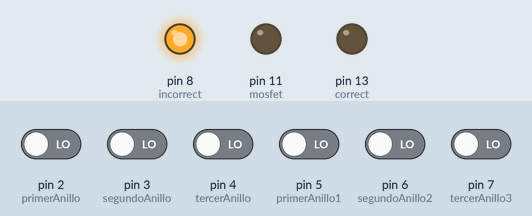
A sketch run on a simulated Arduino Uno, built with avr-gcc and run on an emulated ATmega328P. On the bench: output pins drawn as LEDs (lit = HIGH). Inputs (shaded band) come from the test bench; at power-on: pin 2 (primerAnillo), pin 3 (segundoAnillo), pin 4 (tercerAnillo), pin 5 (primerAnillo1), pin 6 (segundoAnillo2), pin 7 (tercerAnillo3) LOW.

Above: at 1.2 s.
1.3 s: pin 2 (primerAnillo) driven HIGH and pin 3 (segundoAnillo) driven HIGH and pin 4 (tercerAnillo) driven HIGH and pin 5 (primerAnillo1) driven HIGH and pin 6 (segundoAnillo2) driven HIGH
At 2.5 s:
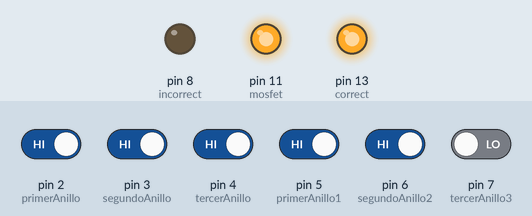
2.8 s: pin 4 (tercerAnillo) driven LOW
At 3.7 s:
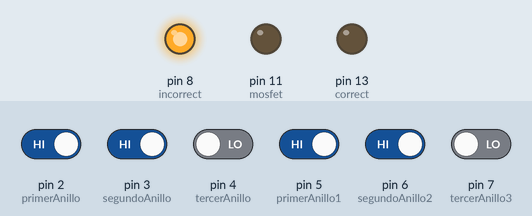
4.3 s: pin 4 (tercerAnillo) driven HIGH
At 4.8 s:
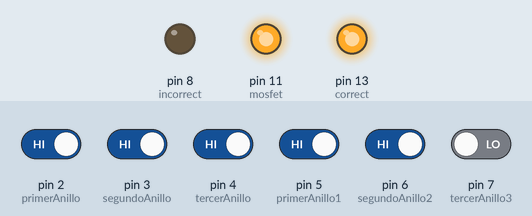
Timing chart, 0 to 7.3 s (numbered marks = the images above; inputs shaded):
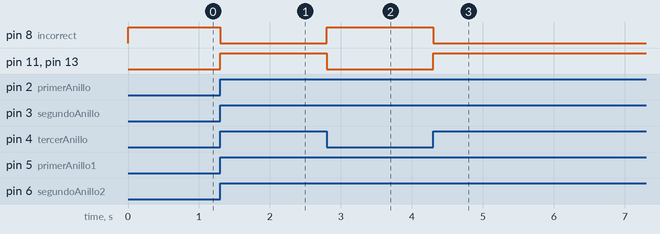

Measured:
- after the input at 1.3 s, pin 8 (incorrect): HIGH → LOW at once; pin 11 (mosfet), pin 13 (correct): LOW → HIGH at once
- after the input at 2.8 s, pin 8 (incorrect): LOW → HIGH at once; pin 11 (mosfet), pin 13 (correct): HIGH → LOW at once
- after the input at 4.3 s, pin 8 (incorrect): HIGH → LOW at once; pin 11 (mosfet), pin 13 (correct): LOW → HIGH at once

The sketch:

calendario.ino
```cpp
/*
Automatizacion - Calendario maya
Created by Cindy Canul Canul & Cristian Kumul Uc
E-mail: cindycanul92@gmail.com, cristiankumul@gmail.com
*/


/* MATERIALES
1 ARDUINO UNO
1 SOLENOIDE CERRADURA
1 RELAY
2 LEDS
6 SENSORES HALL
*/


/*  CABLES para montar en PROTOBOARD

Jumpers:
M-M: MACHO A MACHO
M-H: MACHO A HEMBRA
H-H: HEMBRA A HEMBRA


#CABLES | #HILOS |
  2          2      M-M para corriente y tierra del protoboard, puente de protoboard
  6          3      M-H para sensores hall
  2          1      M-M para leds
  1          3      M-H para relay
  1          2      M-M para solenoide (no olvide los cables
                  para la conectarlo con la fuente de 12v)


*/


// Variables, el numero descrito es el PIN a utilizar en la placa arduino.
// El numero no necesariamente tiene que ser el que esta descrito aqui, puede ser diferente.

int primerAnillo = 2; // primer anillo
int segundoAnillo = 3; // segungo anillo
int tercerAnillo = 4;

// Estas son por seguridad, en caso de que las primeras partes no funcionen

int primerAnillo1 = 5;
int segundoAnillo2 = 6;
int tercerAnillo3 = 7;

//validacion del juego
int correct = 13;
int incorrect = 8;


// variables para guardar
int temp1 = 0;
int temp2 = 0;
int temp3 = 0;
int temp4 = 0;
int temp5 = 0;
int temp6 = 0;


int mosfet = 11;


// INPUTS AND OUTPUTS, entradas y salidas
// para declarar la entra o salida del PIN

void setup() {

  //entradas
  pinMode(primerAnillo, INPUT);
  pinMode(segundoAnillo, INPUT);
  pinMode(tercerAnillo, INPUT);

  pinMode(primerAnillo1, INPUT);
  pinMode(segundoAnillo2, INPUT);
  pinMode(tercerAnillo3, INPUT);

  // salidas
  pinMode(correct, OUTPUT);
  pinMode(incorrect, OUTPUT);

  pinMode(mosfet, OUTPUT);


  Serial.begin(9600);


}

void loop() {
  // put your main code here, to run repeatedly:
  temp1 = digitalRead(primerAnillo);
  temp2 = digitalRead(segundoAnillo);


  temp3 = digitalRead(tercerAnillo);
  temp4 = digitalRead(primerAnillo1);

  temp5 = digitalRead(segundoAnillo2);
  temp6 = digitalRead(tercerAnillo3);


  if(comparePairs(primerAnillo,primerAnillo1) && comparePairs(segundoAnillo,segundoAnillo2) && comparePairs(tercerAnillo,tercerAnillo3) ){
  digitalWrite(correct, HIGH);
  digitalWrite(incorrect, LOW);
  digitalWrite(mosfet, HIGH);
  }
  else{
  digitalWrite(incorrect, HIGH);
  digitalWrite(correct, LOW);
  digitalWrite(mosfet, LOW);

  }


} // loop


 // THIS FUNCTION IS FOR HALL SENSOR
  bool getHallValue(int x){
    if (digitalRead(x)) return true;
    else return false;
  }

  bool comparePairs(int x, int y)
  {
    if(getHallValue(x) == true || getHallValue(y) == true )
    return true;
    else
    return false;
  }
```
